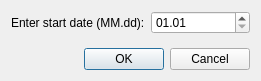
<?xml version="1.0" encoding="UTF-8"?>
<ui version="4.0">
 <class>SVDBScheduleCreatePeriod</class>
 <widget class="QWidget" name="SVDBScheduleCreatePeriod">
  <property name="geometry">
   <rect>
    <x>0</x>
    <y>0</y>
    <width>261</width>
    <height>81</height>
   </rect>
  </property>
  <property name="windowTitle">
   <string>Start day for period ...</string>
  </property>
  <layout class="QGridLayout" name="gridLayout">
   <item row="0" column="1">
    <widget class="QDateEdit" name="dateEdit">
     <property name="maximumDate">
      <date>
       <year>2021</year>
       <month>12</month>
       <day>31</day>
      </date>
     </property>
     <property name="minimumDate">
      <date>
       <year>2021</year>
       <month>1</month>
       <day>1</day>
      </date>
     </property>
     <property name="displayFormat">
      <string>MM.dd</string>
     </property>
    </widget>
   </item>
   <item row="2" column="0" colspan="2">
    <widget class="QDialogButtonBox" name="buttonBox">
     <property name="standardButtons">
      <set>QDialogButtonBox::Cancel|QDialogButtonBox::Ok</set>
     </property>
    </widget>
   </item>
   <item row="0" column="0">
    <widget class="QLabel" name="label">
     <property name="text">
      <string>Enter start date (MM.dd):</string>
     </property>
    </widget>
   </item>
   <item row="1" column="0">
    <spacer name="verticalSpacer">
     <property name="orientation">
      <enum>Qt::Vertical</enum>
     </property>
     <property name="sizeHint" stdset="0">
      <size>
       <width>20</width>
       <height>40</height>
      </size>
     </property>
    </spacer>
   </item>
  </layout>
 </widget>
 <resources/>
 <connections/>
</ui>
